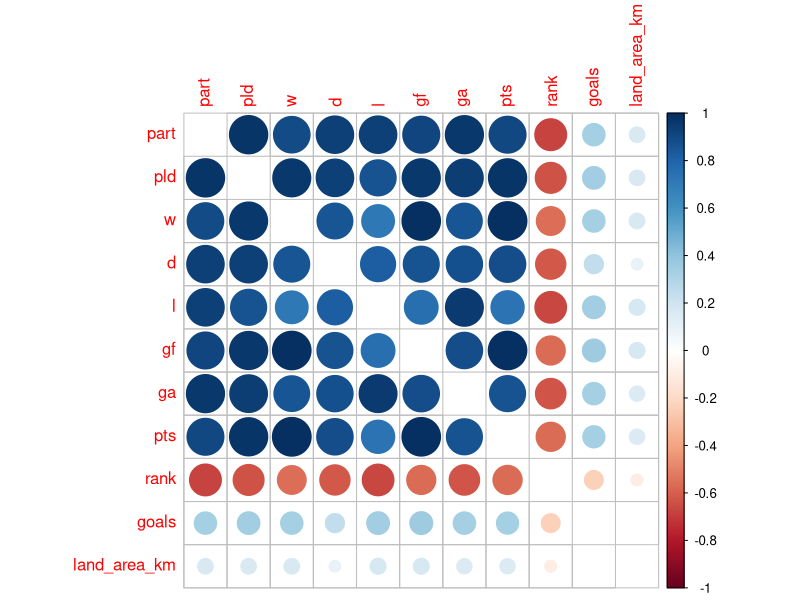
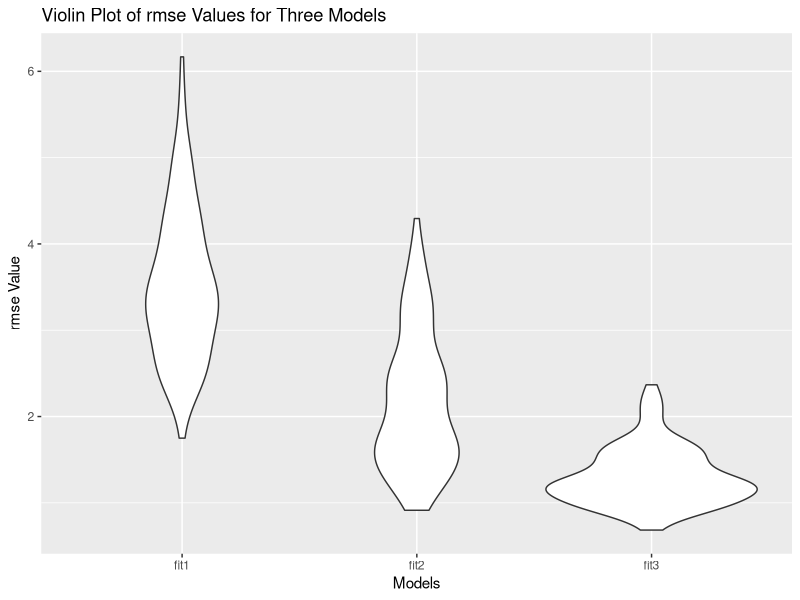

Write R code to recreate these figures, in order.
## ---- chunk 1
options(scipen = 999)
knitr::opts_chunk$set(
	echo = TRUE,
	warning = FALSE,
	message = FALSE,
	fig.width = 12
)

# load packages
library(tidyverse)
library(corrplot)
library(glmnet)
library(modelr)

## ---- chunk 2
data <- read.csv("./data/12_4_dataset.csv") %>% 
  na.omit() %>% 
  select(-country)
num = data[2:14] %>% 
  select(-gd, -player)
corrplot(cor(num),  diag = FALSE)
## ---- chunk 3
cv_df =
  crossv_mc(data, 100) %>% 
  mutate(
    train = map(train, as_tibble),
    test = map(test, as_tibble))

cv_df =
  cv_df %>% 
  mutate(
    train = map(train, as_tibble),
    test = map(test, as_tibble))

cv_df = 
  cv_df %>% 
  mutate(
    fit1  = map(train, ~lm(w ~ pld + d + rank, data = .x)),
    fit2  = map(train, ~lm(w ~ pld + d + rank + gf, data = .x)),
    fit3  = map(train, ~lm(w ~ pld + d + rank + gf + ga, data = .x))) %>% 
  mutate(
    rmse_fit1 = map2_dbl(fit1, test, ~rmse(model = .x, data = .y)),
    rmse_fit2 = map2_dbl(fit2, test, ~rmse(model = .x, data = .y)),
    rmse_fit3 = map2_dbl(fit3, test, ~rmse(model = .x, data = .y)))

cv_df %>% 
  select(starts_with("rmse")) %>% 
  pivot_longer(
    everything(),
    names_to = "model", 
    values_to = "rmse",
    names_prefix = "rmse_") %>% 
  mutate(model = fct_inorder(model)) %>% 
  ggplot(aes(x = model, y = rmse)) + geom_violin()+
  ylab("rmse Value") +
  xlab("Models") +
  labs(title = "Violin Plot of rmse Values for Three Models")

## ---- chunk 4
model1=lm(w~pld + d + rank , data = num)
model2=lm(w~pld + d + rank + gf, data = num)
model3=lm(w~pld + d + rank + gf + ga, data = num)
summary(model1)
summary(model2)
summary(model3)

